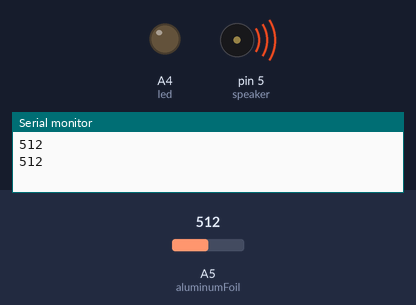
A sketch run on a simulated Arduino Uno, built with avr-gcc and run on an emulated ATmega328P. Shown: output pins drawn as LEDs (lit = HIGH), buzzer (waves = sounding), the last lines printed to the serial monitor. Dashed ring = blinking. The inputs (shaded band) are chosen by the test bench; at power-on: A5 (aluminumFoil) = 512.

Above: at 5.62 s.
6.2 s: A5 (aluminumFoil) set to 992
12.6 s: A5 (aluminumFoil) set to 1009
At 16.9 s:
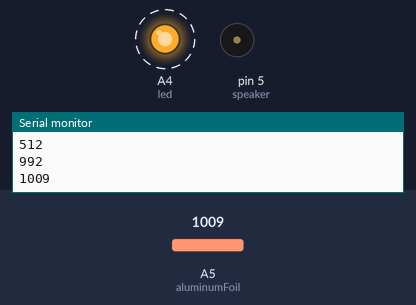
21.2 s: A5 (aluminumFoil) set to 990
At 22.67 s:
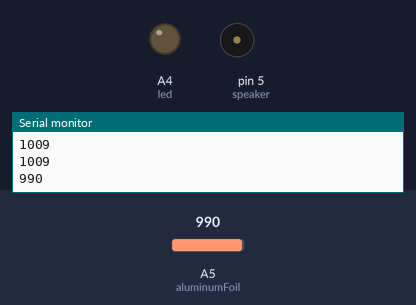
27.6 s: A5 (aluminumFoil) set to 1010
At 33.5 s:
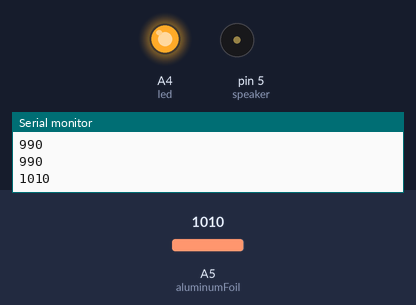
Timing chart, 0 to 35.0 s (numbered marks = the images above; inputs shaded):
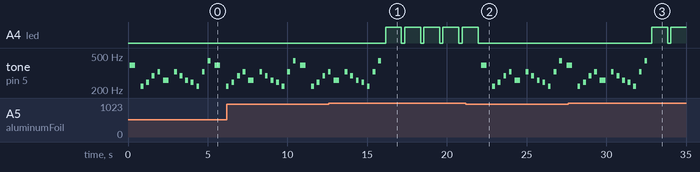

Measured:
- the behaviour switches between 1000 and 1001 on A5 (aluminumFoil) (found by bisection; images 0 and 1)
- after the input at 12.6 s, A4 (led): alternates HIGH for 1.0 s and LOW for 0.20 s, starting after 3.6 s; tone on pin 5 (speaker): goes on until 15.9 s, then stays silent
- after the input at 21.2 s, A4 (led): goes on until 22.0 s, then stays LOW; tone on pin 5 (speaker): plays 392 Hz for 0.35 s, 220 Hz for 0.18 s, 245 Hz for 0.18 s, 293 Hz for 0.18 s, 329 Hz for 0.18 s, 261 Hz for 0.35 s … (14 notes in this stretch), starting after 0.95 s
- after the input at 27.6 s, A4 (led): LOW → HIGH after 5.3 s, → LOW 1.0 s later, → HIGH 0.20 s later; tone on pin 5 (speaker): goes on until 32.6 s, then stays silent
- by itself, tone on pin 5 (speaker): plays 245 Hz for 0.18 s, 293 Hz for 0.18 s, 329 Hz for 0.18 s, 261 Hz for 0.35 s, 329 Hz for 0.18 s, 293 Hz for 0.18 s … (16 notes in this stretch)

The sketch:

October_Project_TreatBag_Naomi.ino
```cpp
int led = A4;
int speaker = 5;
int aluminumFoil = A5;
int sensorValue;

//notes

int A = 220;
int B = 245;
int C = 261;
int D = 293;
int E = 329;
int F = 349;
int G = 392;
int AHi = 440;

void setup() {

  pinMode(led, OUTPUT);  //The LED is an output because it does something in the world.
  pinMode(speaker, OUTPUT);
  pinMode(aluminumFoil, INPUT);
  digitalWrite(aluminumFoil, HIGH);  //initializes the sensor
  Serial.begin(9600);    //initialize serial port. 9600 is the Arduino stardard communication speed. Tells lilypad to talk to computer at the speed of 9600 bits per second.
}

void loop() {
  sensorValue = analogRead(aluminumFoil);
  Serial.println(sensorValue);  //send sensorValue to computer
  delay(100);  //delay 1/10 of a second. This keeps the computer from crashing when you use println.
  if (sensorValue>1000)
  {
    blinkPattern();
  }
  else
  {
    song();
  }
}

void blinkPattern()
{
  digitalWrite(led, HIGH);
  delay(1000);
  digitalWrite(led, LOW);
  delay(100);
//  digitalWrite(led, HIGH);
//  delay(100);
//  digitalWrite(led, LOW);
//  delay(25);
}

void MakeNote(int NoteNumber, int duration)
{
  // "stacatto" note, on for 1/2 of duration, off for 1/2 of duration
  tone(speaker, NoteNumber);
  delay(duration/2);
  noTone(speaker);
  delay(duration/2);
}

void MakeRest(int duration)
{
  noTone(speaker);
  delay(duration);
}

void song(int duration)
{
  MakeNote(G, duration*2);
  MakeNote(A ,duration);
  MakeNote(B, duration);
  MakeNote(D, duration);
  MakeNote(E, duration);
  MakeNote(C, duration*2);
  MakeNote(E, duration);
  MakeNote(D, duration);
  MakeNote(C, duration);
  MakeNote(B, duration);
  MakeNote(A, duration);
  MakeNote(E, duration);
  MakeNote(AHi, duration);

}

void song()
{
  int duration = 350; // Change the number here to make the song faster or slower.
  song(duration);
}
```
